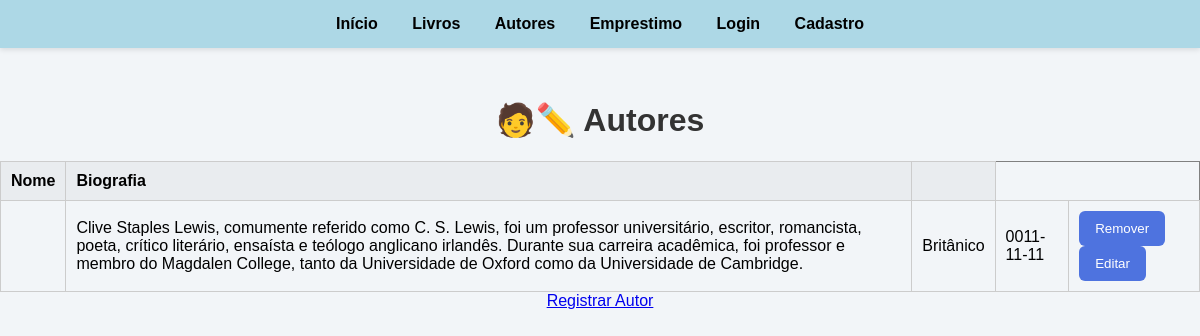
Screenshot of /autores (signed in) with the database file from the repository.
### tables this page shows
CREATE TABLE autores (
    id_autor INTEGER PRIMARY KEY AUTOINCREMENT,
    nome_autor VARCHAR(255) NOT NULL,
    nacionalidade VARCHAR(255),
    data_nascimento DATE,
    biografia TEXT
);

### app.py (the view)
@app.route('/autores', methods=["GET","POST"])
@login_required
def autores():
    conexao = obter_conexao()
    autores = conexao.execute('SELECT * FROM autores').fetchall()
    conexao.close()
    return render_template('autores.html',autores = autores)

### app.py (called while the page is built)
@login_manager.user_loader
def load_user(user_id):
    return User.achar_email(user_id)

### database.py (called while the page is built)
def obter_conexao():
    conexao = sqlite3.connect('livros.db')
    conexao.execute("PRAGMA foreign_keys = ON")
    conexao.row_factory = sqlite3.Row
    return conexao

### modelos/__init__.py (called while the page is built)
    @classmethod
    def achar_email(cls, email):
        conexao = obter_conexao()
        sql = "SELECT * FROM usuarios WHERE email = ?"
        resultado = conexao.execute(sql, (email,)).fetchone()
        if resultado:
            return User(
                email=resultado['email'],
                nome=resultado['nome_usuario'],
                senha=resultado['senha_usuario'],
                numero_telefone=resultado['numero_telefone'],
                data_inscricao=resultado['data_inscricao']
            )
        return None

### templates/autores.html (shortened to what this page needs)
{% extends 'base.html'%}
{% block conteudo %}
    <h1>🧑✏️ Autores</h1>
    {% if autores %}
    <table border="1">
        <tr>
            <th>Nome</th>
            <th>Biografia</th>
            <th></th>
        </tr>
        {% for autor in autores %}
        <tr>
            <td>{{ autor.nome }}</td>
            <td>{{ autor.biografia }}</td>
            <td>{{ autor.nacionalidade }}</td>
            <td>{{ autor.data_nascimento }}</td>
            <td>
                <a>
                    <form action="{{ url_for('remover_autor', id = autor.id_autor) }}" method="post" style="display:inline;">
                    <button type="submit">Remover</button>
                    </form>
                </a>
                <a href="{{ url_for('editar_autor', id = autor.id_autor) }}"><button type="button">Editar</button></a>
            </td>
        </tr>
        {% endfor %}
    </table>
    {% else %}
        <p>Nenhum autor cadastrado.</p>
    {% endif %}
    <a href="{{url_for('registrar_autor')}}">Registrar Autor</a>
{% endblock %}

### static/style.css (style rules this page uses)
body { background-color: #f2f5f8; margin: 0; font-family: Arial, sans-serif; text-align: center; padding-top: 80px; }
h1 { color: #333; }
table { width: 100%; border-collapse: collapse; margin-top: 20px; }
table th, table td { border: 1px solid #ccc; padding: 10px; text-align: left; }
table th { background-color: #e9ecef; }
button { background-color: #4e73df; color: white; border: none; padding: 10px 16px; border-radius: 6px; cursor: pointer; transition: background-color 0.3s; }

### rows the page displays
autores: biografia "Clive Staples Lewis, comumente referido como C. S. Lewis, foi um professor universitário, escritor, romancista, poeta, crítico literário, ensaísta e teólogo anglicano irlandês. Durante sua carreira acadêmica, foi professor e membro do Magdalen College, tanto da Universidade de Oxford como da Universidade de Cambridge.", nacionalidade "Britânico", data_nascimento "0011-11-11"
